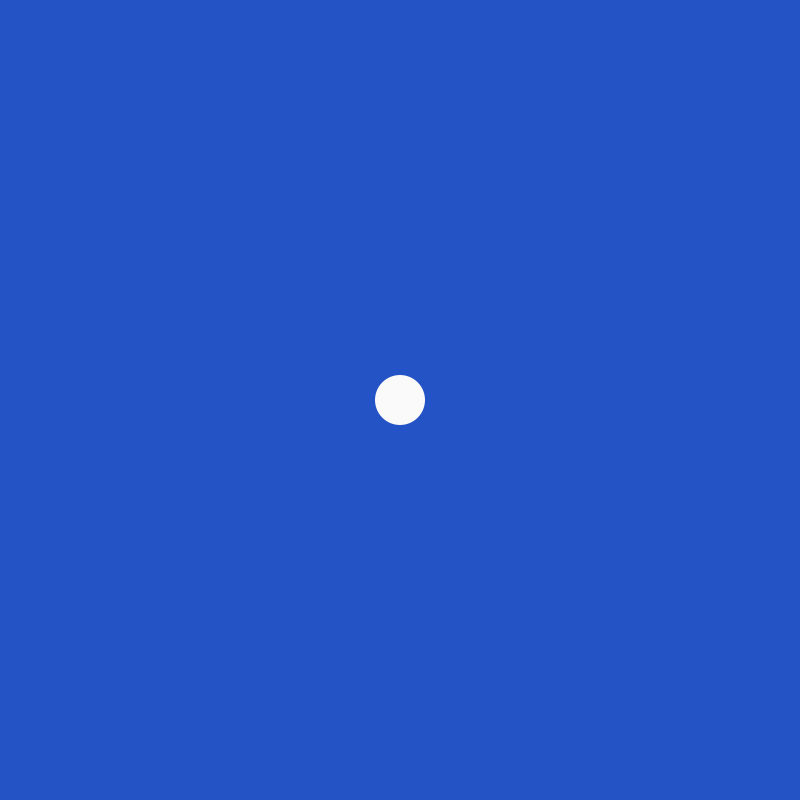
Frame 1 (no input)
Frame 60 (the mouse pressed at the canvas centre just before this capture): identical to frame 1, image omitted
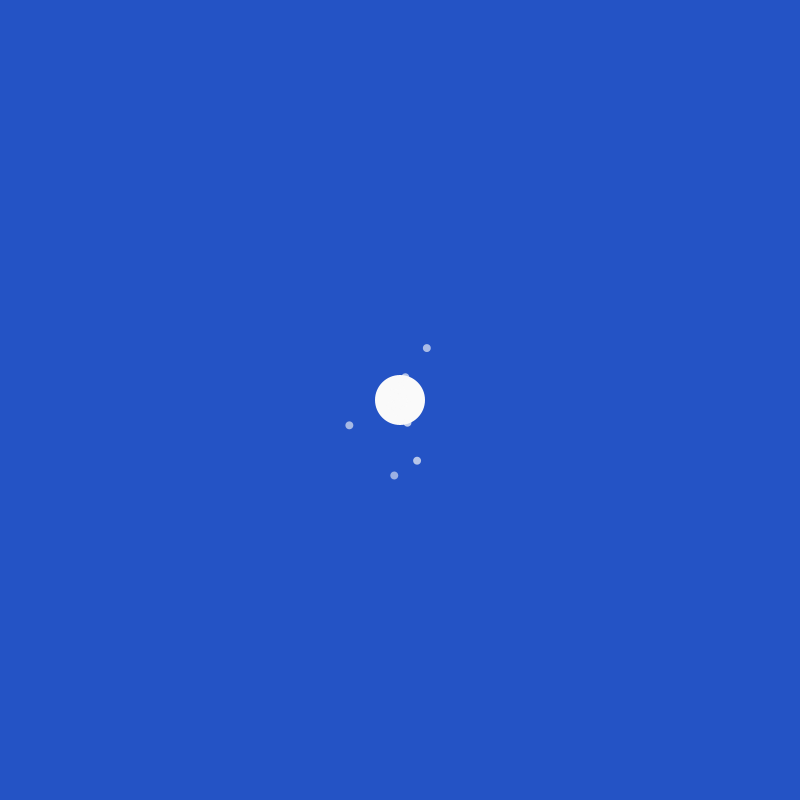
Frame 120 (the mouse held since frame 60 and released just before this capture)

The Processing sketch that drew these frames (run headless with seeded random() and noise(); from frame 60 on, the mouse is pressed at the canvas centre):

// Processing sketch: processing_116931
// ── processing_116931.pde

import java.util.Iterator;

ArrayList<ParticleSystem> systems;

Attractor a;


void setup() {
  size(800, 800);
  systems = new ArrayList<ParticleSystem>();
  a = new Attractor(400, 400, 50);
}

void draw() {
  background(36, 83, 197);

  a.display();

  // Datatype   variable name   :   array
  for (ParticleSystem ps: systems) {
    ps.run();
    ps.addParticle();
    ps.applyAttractor(a);
    // ps.applyForce(gravity);
  }
}

void mousePressed() {
    // Syntax for adding elements to an array list ( x.add () )
    systems.add(new ParticleSystem(new PVector(mouseX, mouseY)));
}

class Attractor {
    PVector location;
    float mass;

    Attractor(float x, float y, float m) {
        location = new PVector(x, y);
        mass = m;
    }

    void display() {
        noStroke();
        fill(250);
        ellipse(location.x, location.y, 50, 50);
    }

    PVector attract(Particle p) {

        float c = 5;

        // Get the distance between the attractor and the object
        PVector force = PVector.sub(location, p.location);
        // Get the magnitude of the vector between them
        float distance = force.mag();
        distance = constrain(distance, 10, 50);
        // Normalize the vector
        force.normalize();
        // Calculate the magnitude of the new force
        float magnitude = (c * mass * p.mass) / (distance * distance);
        // Multiply the magnitude of the new force by the direction of the new force…
        // …to get the new force vector.
        force.mult(magnitude);
        return(force);

    }
}

class Particle {
  PVector location;
  PVector velocity;
  PVector acceleration;
  float lifespan;
  float mass;

  Particle(PVector l) {
    location = l.get();
    acceleration = new PVector(); 
    velocity = new PVector(random(0, 5)-2.5, random(0, 5));
    lifespan = 255;
    mass = 10;
  }

  void run() {
    update();
    display();
  }

  void update() {
    velocity.add(acceleration);
    location.add(velocity);
    lifespan -= 2.0;
    acceleration.mult(0);
  }

  void display() {
    noStroke();
    fill(250, lifespan);
    ellipse(location.x, location.y, 8, 8);  
  }

  void applyForce(PVector force) {
    PVector f = force.get();
    f.div(mass);   
    acceleration.add(f);
  }
  
  boolean isDead() {
    if (lifespan < 0) {
      return true;
    } else {
      return false;
    }
  }

}

class ParticleSystem {

    ArrayList <Particle> particles;
    PVector origin;

    ParticleSystem(PVector location) {
        origin = location.get();
        particles = new ArrayList();
    }

    void addParticle() {
        particles.add(new Particle(origin));
    }

    void applyForce(PVector f) {
        for (Particle p: particles) {
          p.applyForce(f);
        }
      }

    void applyAttractor(Attractor a) {
        for (Particle p: particles) {
            PVector f = a.attract(p);
            p.applyForce(f);
        }
    }

    void run() {
        // Create an iterator to run through the array list
        // An iterator ensures that we access each object in the array list even while adding/removing objects
        Iterator<Particle> it = particles.iterator();
        while (it.hasNext()) {
            Particle p = it.next();
            p.run();
            if (p.isDead()) {
                it.remove();
            }
        }
    }
}
